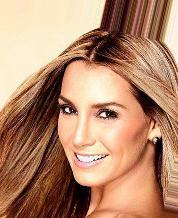
#> input picture sample data/000001.jpg, 178 x 218 px, given in place of the camera
$ jupyter execute 'Edge_Intelligence_5-3-26(25MML0029).ipynb'   (text cells are left out)
#> lines starting #> are read from the running program, lines starting #| are printed output that depends on the picture; after the words box and inside, x2 and y2 are one past the last pixel; in counts of white or black regions, pixels touching at a corner belong together; pictures that were not available may be replaced by others from this repository, and a replacement may not be noted
[cell 1]
import cv2

[cell 2]
cap = cv2.VideoCapture(0, cv2.CAP_DSHOW)

print("Camera opened:", cap.isOpened())

[cell 3]
#open the default camera(0=laptop camera)
cap = cv2.VideoCapture(0)

while True:
    ret, frame = cap.read()
#> frame is the input picture: shape (218, 178, 3); mean B, G, R 109.7, 137.1, 181

    if not ret:
        print("Failed to grab frame")
        break

    cv2.imshow("Laptop Camera", frame)

    if cv2.waitKey(1) & 0xFF == ord('q'):
#> (key q is pressed here)
        break

cap.release()
cv2.destroyAllWindows()

[cell 4]
import cv2

# Open laptop camera
cap = cv2.VideoCapture(0)

# Get frame width and height
width = int(cap.get(cv2.CAP_PROP_FRAME_WIDTH))
height = int(cap.get(cv2.CAP_PROP_FRAME_HEIGHT))

# Define codec and create VideoWriter object
fourcc = cv2.VideoWriter_fourcc(*'mp4v')
out = cv2.VideoWriter('sample.mp4', fourcc, 20.0, (width, height))

while True:
    ret, frame = cap.read()

    if not ret:
        print("Failed to grab frame")
        break

    # Write frame to video file
    out.write(frame)

    # Show camera
    cv2.imshow("Recording Camera", frame)

    # Press q to stop recording
    if cv2.waitKey(1) & 0xFF == ord('q'):
#> (key q is pressed here)
        break

cap.release()
out.release()
cv2.destroyAllWindows()

[cell 5]
import cv2

cap = cv2.VideoCapture("sample.mp4")

total_frames = int(cap.get(cv2.CAP_PROP_FRAME_COUNT))
fps = cap.get(cv2.CAP_PROP_FPS)
width = int(cap.get(cv2.CAP_PROP_FRAME_WIDTH))
height = int(cap.get(cv2.CAP_PROP_FRAME_HEIGHT))

print("Total Frames:", total_frames)
print("FPS:", fps)
print("Width:", width)
print("Height:", height)

cap.release()

[cell 6]
import cv2

cap = cv2.VideoCapture(0)

while True:
    ret, frame = cap.read()
    if not ret:
        break

    gray = cv2.cvtColor(frame, cv2.COLOR_BGR2GRAY)
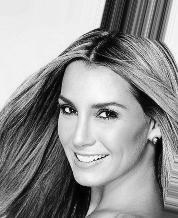
#> gray: shape (218, 178); min 0, max 254, mean 147.1

    cv2.imshow("Grayscale video",gray)

    if cv2.waitKey(1) == ord('q'):
#> (key q is pressed here)
        break

cap.release()
cv2.destroyAllWindows()

[cell 7]
import cv2

# open video
cap = cv2.VideoCapture("sample.mp4")

# read first frame
ret, frame = cap.read()

if ret:

    # print pixel values of the frame
    print("Pixel values of original frame:")
    print(frame)
#> (printed output is left out)

    # convert to grayscale
    gray = cv2.cvtColor(frame, cv2.COLOR_BGR2GRAY)

    # print grayscale pixel values
    print("Pixel values of grayscale frame:")
    print(gray)
#> (printed output is left out)

    # display images
    cv2.imshow("Original Frame", frame)
    cv2.imshow("Grayscale Frame", gray)

    cv2.waitKey(0)

cap.release()
cv2.destroyAllWindows()

[cell 8]
import cv2

# Open webcam
cap = cv2.VideoCapture(0)

while True:
    ret, frame = cap.read()

    if not ret:
        print("Failed to capture frame")
        break

    # Draw rectangle
    cv2.rectangle(frame, (100, 100), (300, 300), (0, 255, 0), 3)

    # Draw circle
    cv2.circle(frame, (200, 200), 50, (255, 0, 0), 3)

    # Add text
    cv2.putText(frame, "OpenCV Practice",
                (50, 50),
                cv2.FONT_HERSHEY_SIMPLEX,
                1,
                (0, 0, 255),
                2)
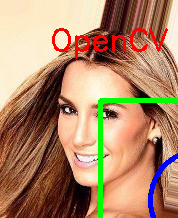
#> frame: shape (218, 178, 3); mean B, G, R 106, 135.7, 176.5

    # Show video
    cv2.imshow("Shapes", frame)

    # Press q to quit
    if cv2.waitKey(1) & 0xFF == ord('q'):
#> (key q is pressed here)
        break

# Release camera and close windows
cap.release()
cv2.destroyAllWindows()

[cell 9]
import cv2

cap = cv2.VideoCapture(0)

while True:
    ret, frame = cap.read()
    if not ret:
        break

    edges = cv2.Canny(frame, 100, 200)   # detects the edges
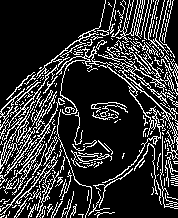
#> edges: shape (218, 178); 19.1% white in thin lines or dots

    cv2.imshow("Edges", edges)

    if cv2.waitKey(1) == ord('q'):
#> (key q is pressed here)
        break

cap.release()
cv2.destroyAllWindows()

[cell 10]
import cv2

cap = cv2.VideoCapture(0)

while True:
    ret, frame = cap.read()
    if not ret:
        break

    negative = 255 - frame
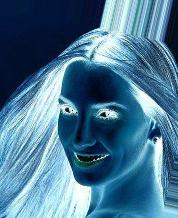
#> negative: shape (218, 178, 3); mean B, G, R 145.3, 117.9, 74

    cv2.imshow("Original", frame)
    cv2.imshow("Negative", negative)

    if cv2.waitKey(1) == ord('q'):
#> (key q is pressed here)
        break

cap.release()
cv2.destroyAllWindows()

[cell 11]
import cv2

cap = cv2.VideoCapture(0)

ret, frame1 = cap.read()
ret, frame2 = cap.read()

while True:

    diff = cv2.absdiff(frame1, frame2)
#> diff: shape (218, 178, 3); every value is 0
    gray = cv2.cvtColor(diff, cv2.COLOR_BGR2GRAY)
#> gray: shape (218, 178); every value is 0

    blur = cv2.GaussianBlur(gray, (5,5), 0)

    _, thresh = cv2.threshold(blur, 20, 255, cv2.THRESH_BINARY)

    cv2.imshow("Motion", thresh)

    frame1 = frame2
    ret, frame2 = cap.read()

    if cv2.waitKey(1) == ord('q'):
#> (key q is pressed here)
        break

cap.release()
cv2.destroyAllWindows()

$ run again, on sample data/000003.jpg
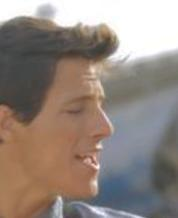
#> input picture sample data/000003.jpg, 178 x 218 px, given in place of the camera
#> frame is the input picture: shape (218, 178, 3); mean B, G, R 126.6, 134.6, 147.4
#> (printed output is left out)
#> (printed output is left out)
#> `edges = cv2.Canny(frame, 100, 200)`:
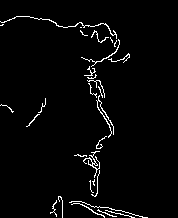
#> edges: shape (218, 178); 2.8% white in thin lines or dots, all inside (x1, y1, x2, y2) = (0, 16, 148, 218)
#> `negative = 255 - frame`:
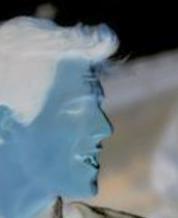
#> negative: shape (218, 178, 3); mean B, G, R 128.4, 120.4, 107.6
#> diff: shape (218, 178, 3); every value is 0

$ run again, on sample data/000004.jpg
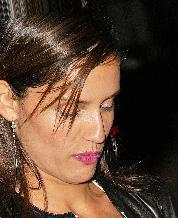
#> input picture sample data/000004.jpg, 178 x 218 px, given in place of the camera
#> frame is the input picture: shape (218, 178, 3); mean B, G, R 50.1, 65.9, 89.7
#> (printed output is left out)
#> (printed output is left out)
#> `edges = cv2.Canny(frame, 100, 200)`:
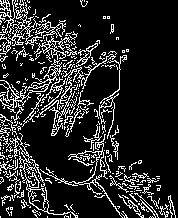
#> edges: shape (218, 178); 15.5% white in thin lines or dots
#> `negative = 255 - frame`:
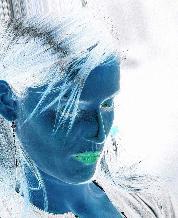
#> negative: shape (218, 178, 3); mean B, G, R 204.9, 189.1, 165.3
#> diff: shape (218, 178, 3); every value is 0
